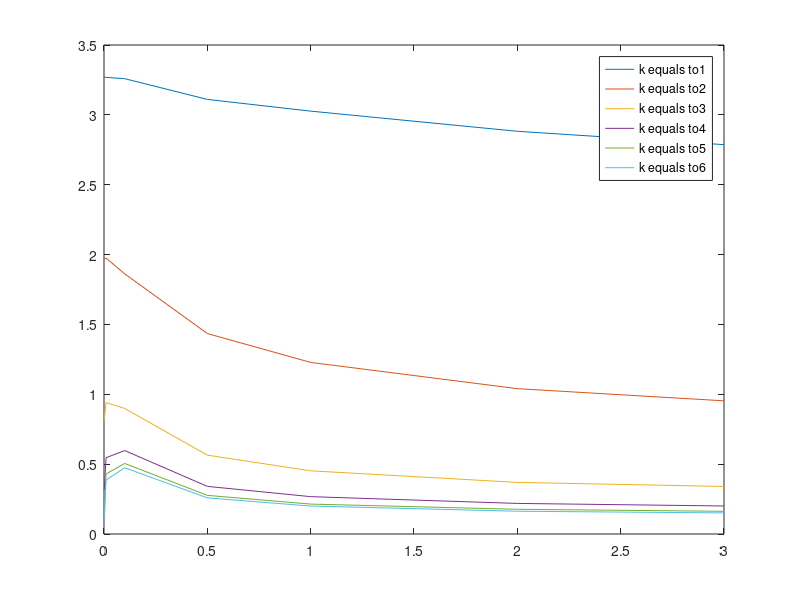

Source code (MATLAB):
clear;clc;
file = fileread("test.txt");       % collect file contents into string
lines = strsplit(file, "\n")';
numbers=[];
for i=2:rows(lines)
  numbers=[numbers;str2num(lines{i,:})];  %convert string lines into numbers
endfor
k=unique(numbers(:,1));
lgnd=[];
for i=1:rows(k)
  idx=numbers(:,1)==k(i);
  alpha=numbers(idx,2);
  entropy=numbers(idx,3);
  plot(alpha, entropy);
  lgnd=[lgnd;strcat("k equals to ",num2str(k(i)))];
  hold on;
endfor
legend(lgnd);
